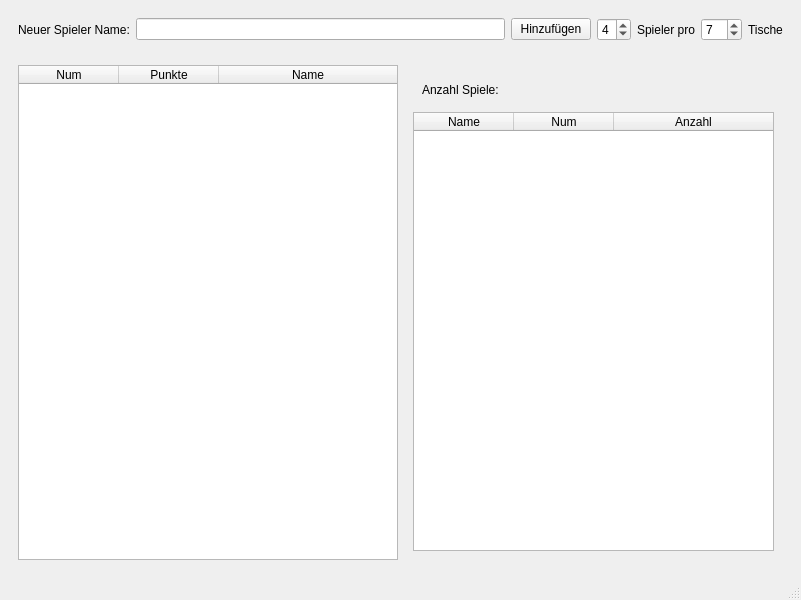
<?xml version="1.0" encoding="UTF-8"?>
<ui version="4.0">
 <class>MainWindow</class>
 <widget class="QMainWindow" name="MainWindow">
  <property name="geometry">
   <rect>
    <x>0</x>
    <y>0</y>
    <width>801</width>
    <height>600</height>
   </rect>
  </property>
  <property name="windowTitle">
   <string>MainWindow</string>
  </property>
  <widget class="QWidget" name="centralwidget">
   <layout class="QVBoxLayout" name="verticalLayout">
    <item>
     <widget class="QWidget" name="widget" native="true">
      <layout class="QHBoxLayout" name="horizontalLayout">
       <item>
        <widget class="QLabel" name="label">
         <property name="text">
          <string>Neuer Spieler Name:</string>
         </property>
        </widget>
       </item>
       <item>
        <widget class="QLineEdit" name="newPlayerName">
         <property name="text">
          <string/>
         </property>
        </widget>
       </item>
       <item>
        <widget class="QPushButton" name="addPlayer">
         <property name="text">
          <string>Hinzufügen</string>
         </property>
        </widget>
       </item>
       <item>
        <widget class="QSpinBox" name="countplayers">
         <property name="minimum">
          <number>2</number>
         </property>
         <property name="maximum">
          <number>6</number>
         </property>
         <property name="value">
          <number>4</number>
         </property>
        </widget>
       </item>
       <item>
        <widget class="QLabel" name="label_3">
         <property name="text">
          <string>Spieler pro</string>
         </property>
        </widget>
       </item>
       <item>
        <widget class="QSpinBox" name="counttables">
         <property name="minimum">
          <number>1</number>
         </property>
         <property name="value">
          <number>7</number>
         </property>
        </widget>
       </item>
       <item>
        <widget class="QLabel" name="label_4">
         <property name="text">
          <string>Tische</string>
         </property>
        </widget>
       </item>
      </layout>
     </widget>
    </item>
    <item>
     <widget class="QWidget" name="widget_2" native="true">
      <layout class="QHBoxLayout" name="horizontalLayout_2">
       <item>
        <widget class="QTableWidget" name="spieler">
         <property name="maximumSize">
          <size>
           <width>30000</width>
           <height>16777215</height>
          </size>
         </property>
         <property name="selectionMode">
          <enum>QAbstractItemView::SingleSelection</enum>
         </property>
         <property name="selectionBehavior">
          <enum>QAbstractItemView::SelectRows</enum>
         </property>
         <property name="sortingEnabled">
          <bool>true</bool>
         </property>
         <attribute name="horizontalHeaderStretchLastSection">
          <bool>true</bool>
         </attribute>
         <column>
          <property name="text">
           <string>Num</string>
          </property>
         </column>
         <column>
          <property name="text">
           <string>Punkte</string>
          </property>
         </column>
         <column>
          <property name="text">
           <string>Name</string>
          </property>
         </column>
        </widget>
       </item>
       <item>
        <widget class="QWidget" name="widget_3" native="true">
         <layout class="QVBoxLayout" name="verticalLayout_2">
          <item>
           <widget class="QWidget" name="widget_4" native="true">
            <layout class="QHBoxLayout" name="horizontalLayout_3">
             <item>
              <widget class="QLabel" name="label_2">
               <property name="text">
                <string>Anzahl Spiele:</string>
               </property>
              </widget>
             </item>
             <item>
              <widget class="QLabel" name="games">
               <property name="text">
                <string/>
               </property>
              </widget>
             </item>
            </layout>
           </widget>
          </item>
          <item>
           <widget class="QTableWidget" name="playedwith">
            <property name="selectionMode">
             <enum>QAbstractItemView::SingleSelection</enum>
            </property>
            <property name="selectionBehavior">
             <enum>QAbstractItemView::SelectRows</enum>
            </property>
            <property name="sortingEnabled">
             <bool>true</bool>
            </property>
            <attribute name="horizontalHeaderStretchLastSection">
             <bool>true</bool>
            </attribute>
            <column>
             <property name="text">
              <string>Name</string>
             </property>
            </column>
            <column>
             <property name="text">
              <string>Num</string>
             </property>
            </column>
            <column>
             <property name="text">
              <string>Anzahl</string>
             </property>
            </column>
           </widget>
          </item>
         </layout>
        </widget>
       </item>
      </layout>
     </widget>
    </item>
   </layout>
  </widget>
  <widget class="QStatusBar" name="statusbar"/>
 </widget>
 <tabstops>
  <tabstop>newPlayerName</tabstop>
  <tabstop>addPlayer</tabstop>
  <tabstop>spieler</tabstop>
 </tabstops>
 <resources/>
 <connections>
  <connection>
   <sender>addPlayer</sender>
   <signal>clicked()</signal>
   <receiver>MainWindow</receiver>
   <slot>addplayer()</slot>
   <hints>
    <hint type="sourcelabel">
     <x>417</x>
     <y>30</y>
    </hint>
    <hint type="destinationlabel">
     <x>793</x>
     <y>22</y>
    </hint>
   </hints>
  </connection>
  <connection>
   <sender>newPlayerName</sender>
   <signal>returnPressed()</signal>
   <receiver>MainWindow</receiver>
   <slot>addplayer()</slot>
   <hints>
    <hint type="sourcelabel">
     <x>342</x>
     <y>39</y>
    </hint>
    <hint type="destinationlabel">
     <x>381</x>
     <y>59</y>
    </hint>
   </hints>
  </connection>
  <connection>
   <sender>spieler</sender>
   <signal>cellChanged(int,int)</signal>
   <receiver>MainWindow</receiver>
   <slot>cell_changed()</slot>
   <hints>
    <hint type="sourcelabel">
     <x>137</x>
     <y>196</y>
    </hint>
    <hint type="destinationlabel">
     <x>11</x>
     <y>61</y>
    </hint>
   </hints>
  </connection>
  <connection>
   <sender>spieler</sender>
   <signal>doubleClicked(QModelIndex)</signal>
   <receiver>MainWindow</receiver>
   <slot>deleteplayer()</slot>
   <hints>
    <hint type="sourcelabel">
     <x>87</x>
     <y>159</y>
    </hint>
    <hint type="destinationlabel">
     <x>6</x>
     <y>157</y>
    </hint>
   </hints>
  </connection>
  <connection>
   <sender>spieler</sender>
   <signal>currentCellChanged(int,int,int,int)</signal>
   <receiver>MainWindow</receiver>
   <slot>update_playedwith()</slot>
   <hints>
    <hint type="sourcelabel">
     <x>238</x>
     <y>214</y>
    </hint>
    <hint type="destinationlabel">
     <x>5</x>
     <y>330</y>
    </hint>
   </hints>
  </connection>
  <connection>
   <sender>countplayers</sender>
   <signal>valueChanged(QString)</signal>
   <receiver>MainWindow</receiver>
   <slot>players_per_table_changed()</slot>
   <hints>
    <hint type="sourcelabel">
     <x>503</x>
     <y>34</y>
    </hint>
    <hint type="destinationlabel">
     <x>508</x>
     <y>59</y>
    </hint>
   </hints>
  </connection>
  <connection>
   <sender>counttables</sender>
   <signal>valueChanged(QString)</signal>
   <receiver>MainWindow</receiver>
   <slot>tables_changed()</slot>
   <hints>
    <hint type="sourcelabel">
     <x>694</x>
     <y>31</y>
    </hint>
    <hint type="destinationlabel">
     <x>791</x>
     <y>63</y>
    </hint>
   </hints>
  </connection>
 </connections>
 <slots>
  <slot>addplayer()</slot>
  <slot>editPoint(QTableWidgetItem*)</slot>
  <slot>cell_changed()</slot>
  <slot>deleteplayer()</slot>
  <slot>update_playedwith()</slot>
  <slot>players_per_table_changed()</slot>
  <slot>tables_changed()</slot>
 </slots>
</ui>
